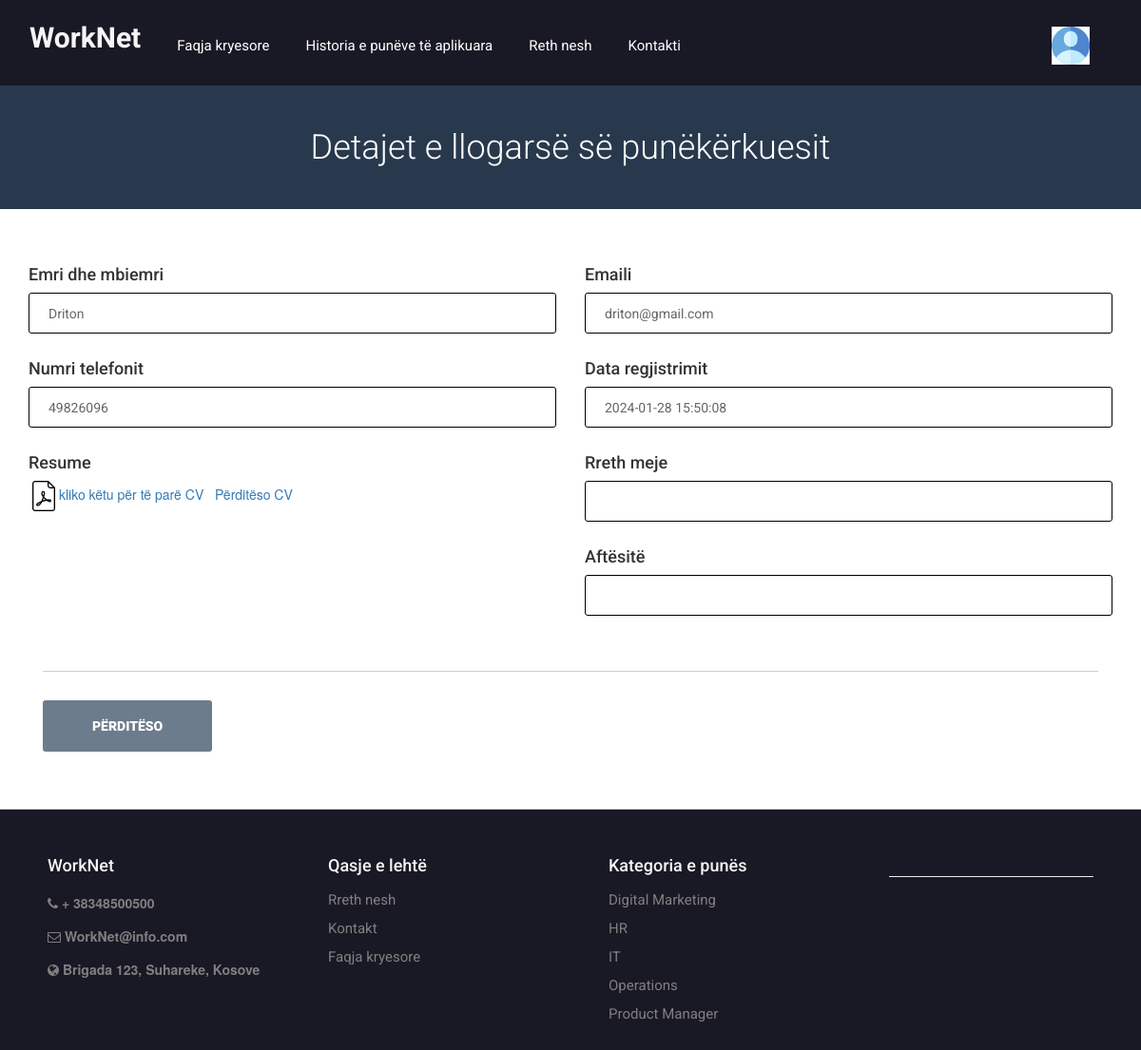
Screenshot of /profile.php (signed in) with the database file from the repository.
### tables this page shows
CREATE TABLE `tbljobseekers` (
  `id` int(11) NOT NULL,
  `FullName` varchar(150) DEFAULT NULL,
  `EmailId` varchar(150) DEFAULT NULL,
  `ContactNumber` bigint(15) DEFAULT NULL,
  `Password` varchar(150) DEFAULT NULL,
  `Resume` varchar(150) DEFAULT NULL,
  `AboutMe` mediumtext DEFAULT NULL,
  `ProfilePic` varchar(200) DEFAULT NULL,
  `Skills` varchar(200) DEFAULT NULL,
  `RegDate` timestamp NULL DEFAULT current_timestamp(),
  `LastUpdationDate` timestamp NULL DEFAULT NULL ON UPDATE current_timestamp(),
  `IsActive` int(1) DEFAULT NULL
);

CREATE TABLE `tblpages` (
  `ID` int(11) NOT NULL,
  `PageType` varchar(200) DEFAULT NULL,
  `PageTitle` mediumtext DEFAULT NULL,
  `PageDescription` longtext DEFAULT NULL,
  `Email` varchar(200) NOT NULL,
  `MobileNumber` bigint(10) NOT NULL,
  `UpdationDate` timestamp NULL DEFAULT NULL ON UPDATE current_timestamp()
);

### profile.php (the view, shortened to what this page needs)
<?php
include('includes/config.php');
if (strlen($_SESSION['jsid']) == 0) {
  header('location:logout.php');
} else {
  ?>
  <!doctype html>
  <html>
  <head>
    <link href="css/custom.css" rel="stylesheet" type="text/css">
    <link href="css/bootstrap.css" rel="stylesheet" type="text/css">
    <link href="css/color.css" rel="stylesheet" type="text/css">
    <link href="css/responsive.css" rel="stylesheet" type="text/css">
    <link href="css/owl.carousel.css" rel="stylesheet" type="text/css">
    <link href="css/font-awesome.min.css" rel="stylesheet" type="text/css">
    <link href="css/editor.css" type="text/css" rel="stylesheet" />
    <link href="css/jquery.mCustomScrollbar.css" rel="stylesheet" type="text/css">
  </head>
  <body class="theme-style-1">
    <div id="wrapper">
      <?php include('includes/header.php'); ?>
      <section id="inner-banner">
        <div class="container">
          <h1>Detajet e llogarsë së punëkërkuesit</h1>
        </div>
      </section>
      <div id="main">
        <form name="" enctype="multipart/form-data" method="post">
          <section class="resum-form padd-tb">
            <div class="container">
              <div class="row">
                <?php
                $uid = $_SESSION['jsid'];
                $sql = "SELECT * from  tbljobseekers  where id=:uid";
                $query = $dbh->prepare($sql);
                $query->bindParam(':uid', $uid, PDO::PARAM_STR);
                $query->execute();
                $results = $query->fetchAll(PDO::FETCH_OBJ);
                if ($query->rowCount() > 0) {
                  foreach ($results as $result) {
                    ?>
                    <div class="col-md-6 col-sm-6">
                      <label>Emri dhe mbiemri</label>
                      <input type="text" name="fname" required autocomplete="off"
                        value="<?php echo htmlentities($result->FullName) ?>" />
                    </div>
                    <div class="col-md-6 col-sm-6">
                      <label>Emaili</label>
                      <input type="email" name="emailid" readonly="true" autocomplete="off"
                        value="<?php echo htmlentities($result->EmailId) ?>">
                    </div>
                    <div class="col-md-6 col-sm-6">
                      <label>Numri telefonit</label>
                      <input type="text" name="contactnumber" autocomplete="off"
                        value="<?php echo htmlentities($result->ContactNumber) ?>" readonly="true">
                      <label>Resume</label>
                      <img src="images/pdf.png" title="Click Here for View Resume"><a
                        href="Jobseekersresumes/<?php echo $result->Resume; ?>" target="_blank">kliko këtu për të parë CV</a>
                      <a href="resume.php?updateid=<?php echo $result->id; ?>"> &nbsp; Përditëso CV</a>
                      <br>
                      <p style="padding-top: 20px"><a href="#"></a></p>
                    </div>
                    <div class="col-md-6 col-sm-6">
                      <label>Data regjistrimit</label>
                      <input type="text" name="regdate" readonly="true" autocomplete="off"
                        value="<?php echo htmlentities($result->RegDate) ?>">
                    </div>
                    <div class="col-md-6 col-sm-6">
                      <label>Rreth meje</label>
                      <input type="text" name="aboutme" required="true" autocomplete="off"
                        value="<?php echo htmlentities($result->AboutMe) ?>">
                    </div>
                    <div class="col-md-6 col-sm-6">
                      <label>Aftësitë</label>
                      <input type="text" name="skills" autocomplete="off" value="<?php echo htmlentities($result->Skills) ?>"
                        class="form-control">
                    </div>
                  </div>
                  <?php
                  }
                }
                ?>
              <div class="col-md-12">
                <div class="btn-col">
                  <input type="submit" name="update" value="Përditëso">
                </div>
              </div>
            </div>
      </div>
    </div>
    <?php include('includes/footer.php'); ?>
  </body>
  </html>
<?php }
?>

### includes/header.php (shortened to what this page needs)
<header id="header">
  <div class="container">
    <div class="navigation-col">
      <nav class="navbar navbar-inverse">
        <div class="navbar-header">
          <h2><a href="index.php"><strong class="logo" style="padding-top:5%">WorkNet</strong></a>
          </h2>
        </div>
        <div id="navbar" class="collapse navbar-collapse">
          <ul class="nav navbar-nav" id="nav">
            <li><a href="index.php">Faqja kryesore</a></li>
            <?php if (strlen($_SESSION['jsid'] != 0)) { ?>
              <li><a href="applied-jobs.php">Historia e punëve të aplikuara</a></li>
            <?php } ?>
            <li><a href="about.php">Reth nesh</a></li>
            <li><a href="contact.php">Kontakti</a></li>
          </ul>
        </div>
      </nav>
    </div>
  </div>
  <div class="user-option-col">
    <div class="thumb">
      <div class="dropdown">
        <?php if (strlen($_SESSION['jsid']) != 0) { ?>
          <?php
          $uid = $_SESSION['jsid'];
          $sql = "SELECT * from tbljobseekers where id='$uid'";
          $query = $dbh->prepare($sql);
          $query->execute();
          $results = $query->fetchAll(PDO::FETCH_OBJ);
          if ($query->rowCount() > 0) {
            foreach ($results as $row) {
              ?>
              <button class="btn btn-default dropdown-toggle" type="button" id="dropdownMenu1" data-toggle="dropdown"
                aria-haspopup="true" aria-expanded="true">
                <?php if ($row->ProfilePic == ''): ?>
                  <img src="images/account.png" width="40" height="40">
                <?php else: ?>
                  <img src="images/<?php echo $row->ProfilePic; ?>" width="40" height="40">
                <?php endif; ?>
              </button>
              <?php $cnt = $cnt + 1;
            }
          }
          ?>
        <?php } ?>
      </div>
    </div>
  </div>
</header>

### includes/footer.php (shortened to what this page needs)
<footer id="footer">
  <div class="text-box box">
    <h4>WorkNet</h4>
    <?php
    $sql = "SELECT * from tblpages where PageType='contactus'";
    $query = $dbh->prepare($sql);
    $query->execute();
    $results = $query->fetchAll(PDO::FETCH_OBJ);
    if ($query->rowCount() > 0) {
      foreach ($results as $row) { ?>
        <ul>
          <li> <i class="fa fa-phone"></i> <strong>+
              <?php echo htmlentities($row->MobileNumber); ?>
            </strong></li>
          <li> <i class="fa fa-envelope-o"></i> <strong>
              <?php echo htmlentities($row->Email); ?>
            </strong> </li>
          <li> <i class="fa fa-globe"></i> <strong>
              <?php echo htmlentities($row->PageDescription); ?>
            </strong> </li>
          <?php $cnt = $cnt + 1;
      }
    } ?>
    </ul>
  </div>
  <div class="box">
    <h4>Qasje e lehtë</h4>
    <ul>
      <li><a href="about.php">Rreth nesh</a></li>
      <li><a href="contact.php">Kontakt</a></li>
      <li><a href="index.php">Faqja kryesore</a></li>
    </ul>
  </div>
  <div class="box">
    <h4>Kategoria e punës</h4>
    <ul>
      <?php
      $sql = "SELECT jobCategory,count(jobId) as totaljobs from tbljobs group by jobCategory";
      $query = $dbh->prepare($sql);
      $query->execute();
      $results = $query->fetchAll(PDO::FETCH_OBJ);
      foreach ($results as $row) { ?>
        <li><a href="view-categorywise-job.php?viewid=<?php echo htmlentities($row->jobCategory); ?>">
            <?php echo htmlentities($row->jobCategory); ?>
          </a></li>
      <?php } ?>
    </ul>
  </div>
  <hr color="#000" />
</footer>

### css/color.css (style rules this page uses)
#banner, .banner-outer .caption .holder form button[type="submit"]:hover, .browse-job-section, .user-option-col a.login-round, .user-option-col .dropdown-menu > li > a:hover, .user-option-col .dropdown-menu > li > a:focus, .user-option-col a.btn-login, .theme-style-1 a.btn-style-1, .popular-categories .box:hover, .popular-categories .box:hover, .btn-color-2, .sidebar .box .text-box a.btn-apply, .call-action-section, .price-table .box strong.amount:before, .price-table .box strong.amount:after, #footer form input[type="submit"], #cp_side-menu, .banner-2, #wrapper .header-2.cp_sticky, .process-section .icon-box, .btn-bg-color-1, .header-4, #inner-banner, .pagination-box .pager li > a:hover, .pagination-box .pager li > a:focus, .pagination-box .pager li.active a, .post-box .owl-next:hover, .post-box .owl-prev:hover, .post-section .comment-form form input[type="submit"], .signup-section .holder input[type="submit"], .upload-box .btn-file, .signup-section .holder b, .contact-form input[type="Submit"], .address-box address .fa, .candidates-search-bar form, .btn-row a.resume, .btn-row a.login, .summary-box .col:before, .progress-box .progress-bar span, .alphabets-row .col span, .alphabets-row .col:before, .icon-colo-1, .resum-form .accordion_cp, .resum-form input[type="submit"], .navbar-toggle { background-color: #30475eb5; }
#nav li:hover > a, .banner-outer .caption .holder form button[type="submit"], .banner-outer .caption .holder .btn-row a .fa, .cp_side-menu a .fa, .user-option-col a .fa, #content-area .box .text-col a.text .fa, #content-area .box strong.price .fa, .sidebar .box .text-box h4 a, .sidebar .box .text-box a.text .fa, .sidebar .box .text-box strong.price .fa, #content-area a.load-more .fa, .price-table .box h4, .price-table .box strong.amount sub, .testimonials-section .owl-prev:hover:before, .testimonials-section .owl-next:hover:before, .post-box .text-box strong.date .fa, .post-box .text-box strong.name, .post-box .text-box:hover h4 a, #footer .box ul li a, .bottom-row strong.copyrights a:hover, #content-area .box:hover h4 a, #popular-job-slider .owl-next:before, #popular-job-slider .owl-prev:before, .sidebar-jobs ul li a, .sidebar-jobs ul li span .fa, .pagination-box .pager li > a, .pagination-box .pager li > span, .sidebar .box .recent-post .text-box a .fa, .sidebar .box .recent-post .text-area a .fa, .sidebar .box .recent-post ul li:hover strong a, .sidebar .box .archives-box ul li a:hover, .post-box blockquote p, .testimonials-style-3 .box p, .testimonials-style-3 .col p, .input-box .fa, .check-box strong a:hover, .signup-section .holder em, .signup-section .holder em a, .signup-section .holder a.login, .candidates-search-bar form button[type="submit"], .resumes-section .box .text-box h4, .resumes-content .box .text-box strong .fa, .resumes-content .box .text-box span.price .fa, .tags a, .resumes-section a.load-more .fa, .related-people .text-box strong.name a, .related-people .text-box span .fa, .summary-box strong.title, .popular-companies .owl-next:before, .popular-companies .owl-prev:before, .alphabets-row a:hover, .alphabets a:hover, .theme-style-1 .account-option a.btn-style-1 .fa, #content-area .box .text-col p em, .job-detail ul li .fa { color:gray; }
#nav li a:before,#nav li a:after, .testimonials-section .owl-prev:hover:before, .testimonials-section .owl-next:hover:before, .summary-box .col, .resume-process .option-box .icon-colo-1:before { border-color:#1b8af3; }

### css/responsive.css (style rules this page uses)
@media (min-width: 1200px) { strong.logo { margin: 0 150px 0 0; } }
@media (min-width: 1200px) { strong.logo { margin:0 0 0 65px; } }
@media (min-width: 1200px) { .user-option-col { position: absolute; padding:0; } }
@media (max-width: 1480px) { strong.logo { margin: 0; } }
@media (max-width: 1480px) { .navigation-col .navbar-collapse { float:left; } }
@media (max-width: 1480px) { #footer .text-box, #footer .box { width:25%; margin:0 20px 0 0 } }
@media (max-width: 1900px) { #footer .text-box, #footer .box { width:25%; margin:0 20px 0 0 } }

### css/editor.css (style rules this page uses)
select, textarea, input[type="text"], input[type="password"], input[type="datetime"], input[type="datetime-local"], input[type="date"], input[type="month"], input[type="time"], input[type="week"], input[type="number"], input[type="email"], input[type="url"], input[type="search"], input[type="tel"], input[type="color"], .uneditable-input { height:auto; margin-bottom:10px; }
h1 { margin-top:10px; line-height:40px; }

### rows the page displays
tbljobseekers: fname "Driton", emailid "driton@gmail.com", contactnumber "49826096", regdate "2024-01-28 15:50:08"
tblpages: MobileNumber "38348500500", Email "WorkNet@info.com", PageDescription "Brigada 123, Suhareke, Kosove"

### other values shown
$row->jobCategory "Digital Marketing"
$row->jobCategory "HR"
$row->jobCategory "IT"
$row->jobCategory "Operations"
$row->jobCategory "Product Manager"
